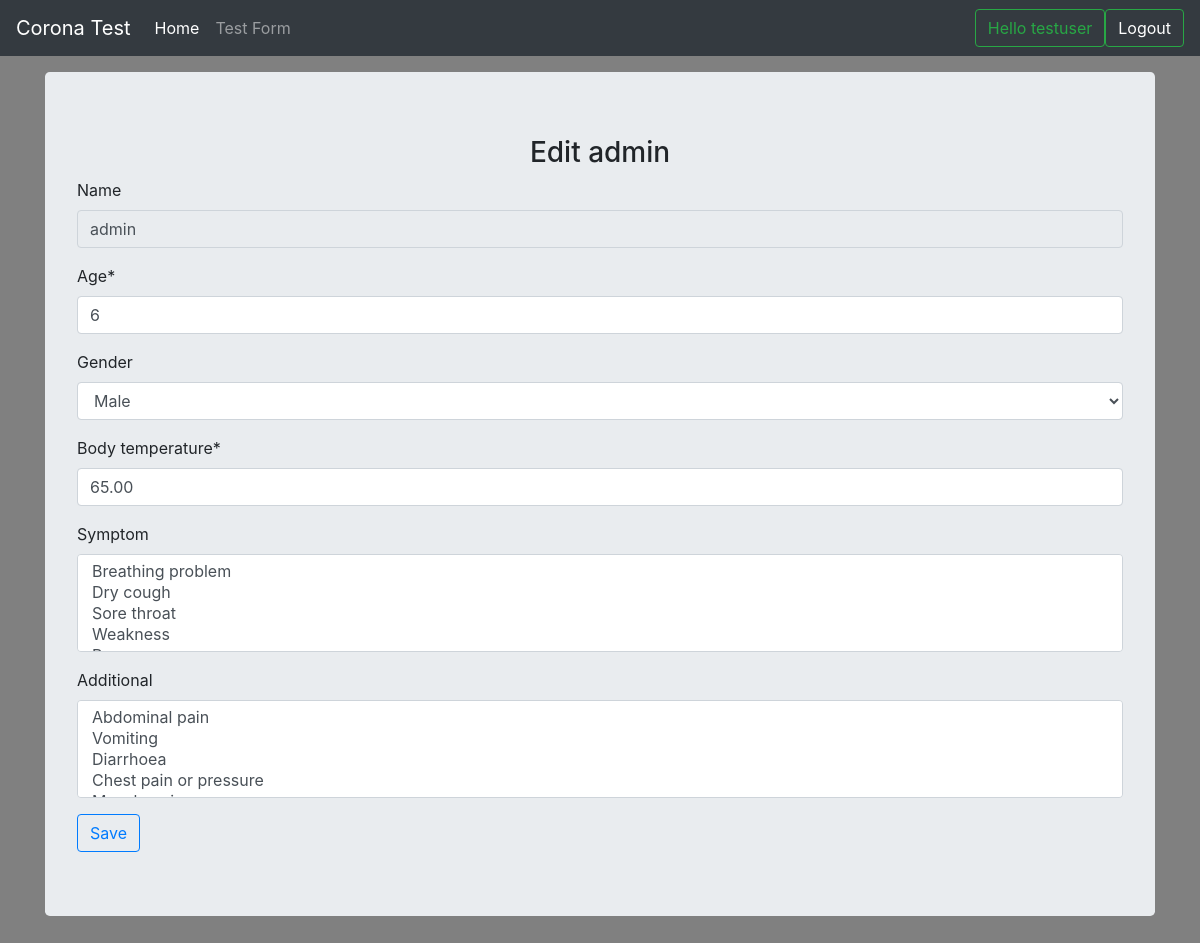
Page /profile_edit/65 (signed in) on the committed database.
### test_form/models.py (models this page shows, shortened)
class Profile(models.Model):
    user = models.ForeignKey(User, on_delete=models.CASCADE, blank=True, null=True)
    name = models.CharField(max_length=120, blank=True, null=True)
    age = models.IntegerField(default=0)
    gender_choice = (
        ('M', 'Male'),
        ('F', 'Female'),
    )
    gender = models.CharField(max_length=30, blank=True, null=True, choices=gender_choice)
    body_temperature = models.DecimalField(max_digits=7, decimal_places=2)
    symptom = models.ManyToManyField(SymptomChoice, blank=True, null=True)
    additional = models.ManyToManyField(AdditionalInfo, blank=True, null=True)
    result = models.CharField(max_length=120, blank=True, null=True)
    score = models.IntegerField(blank=True, null=True)
    is_tested = models.BooleanField(default=False)
    advice = models.TextField(blank=True, null=True)
    emergency_info = models.TextField(blank=True, null=True)
    export_to_CSV = models.BooleanField(default=False)
    created_at = models.DateTimeField(auto_now_add=True)

### test_form/views.py (the view)
# urls.py: path('profile_edit/<int:id>', views.profile_edit, name='profile_edit'),
def profile_edit(request, id=None):
    instance = get_object_or_404(Profile, id=id)
    form = ProfileForm(request.POST or None, instance=instance)
    if form.is_valid():
        instance = form.save(commit=False)
        instance.save()
        form.save_m2m()
        return redirect('profile_list')
    context = {
        "title": 'Edit ' + str(instance.name),
        "instance": instance,
        "form": form,
    }
    return render(request, "profile.html", context)

### test_form/forms.py (shortened to what this page needs)
class ProfileForm(forms.ModelForm):
    def __init__(self, *args, **kwargs):
        super(ProfileForm, self).__init__(*args, **kwargs)
        self.fields['name'].widget.attrs['readonly'] = True
    class Meta:
        model = Profile
        fields = ['name', 'age', 'gender', 'body_temperature', 'symptom', 'result', 'additional', 'user', 'advice', 'score',
                  'is_tested', 'emergency_info']
        widgets = {'result': forms.HiddenInput(), 'user': forms.HiddenInput(), 'advice': forms.HiddenInput(),
                   'score': forms.HiddenInput(), 'is_tested': forms.HiddenInput(), 'emergency_info': forms.HiddenInput()}

### test_form/models.py (called while the page is built)
    def __str__(self):
        return self.symptom_choice

    def __str__(self):
        return self.additional_choice

### templates/profile.html (shortened to what this page needs)
{% extends 'main.html' %}
{% load static %}
{% load crispy_forms_tags %}
{% block content %}
<html>
       <h3 style="text-align: center">{{title}}</h3>
      <form method="post" action="">
              {{form|crispy}}
              <input class="btn btn-outline-primary" type="submit" value="Save" />
      </form>
</html>
{% endblock %}

### templates/navbar.html (shortened to what this page needs)
<nav class="navbar navbar-expand-md navbar-dark fixed-top bg-dark">
  <a class="navbar-brand" href="/">Corona Test</a>
  <div class="collapse navbar-collapse" id="navbarCollapse">
    <ul class="navbar-nav mr-auto">
      <li class="nav-item active">
        <a class="nav-link" href="/">Home <span class="sr-only">(current)</span></a>
      </li>
        {% if request.user.is_authenticated %}
      <li class="nav-item">
        <a class="nav-link" href="/profile">Test Form</a>
      </li>
    </ul>
          <button class="btn btn-outline-success my-2 my-sm-0" type="submit">Hello {{ request.user }}</button>
          <button class="btn btn-outline-success my-2 my-sm-0" type="submit"><a style="text-decoration: none; color: white" href="{% url 'logout' %}">Logout</a></button>
      {% endif %}
  </div>
</nav>

### static/css/navbar-top-fixed.css (style rules this page uses)
body { min-height: 75rem; padding-top: 4.5rem; }

### static/css/main.css (style rules this page uses)
body { background-color: gray; }

### rows in the picture
Profile: name "admin", age "6", gender "Male", body_temperature "65.00"

### other values in the picture
{{ request.user }} "testuser"
{{ title }} "Edit admin"
